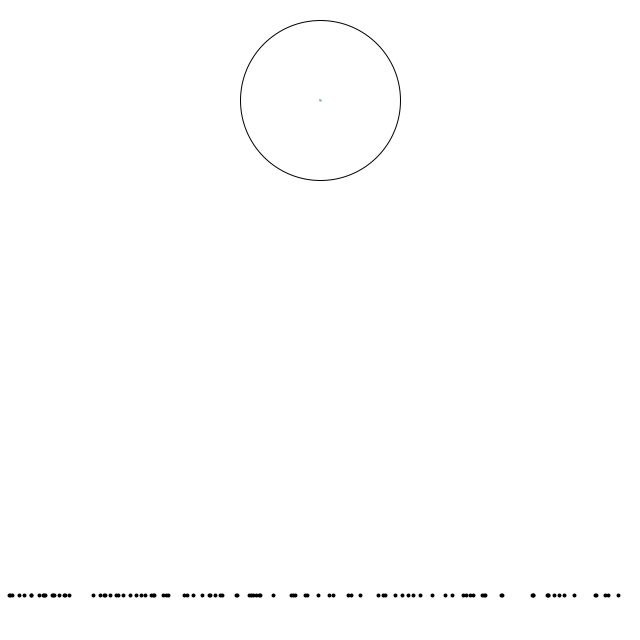
Frame 1 (no input)
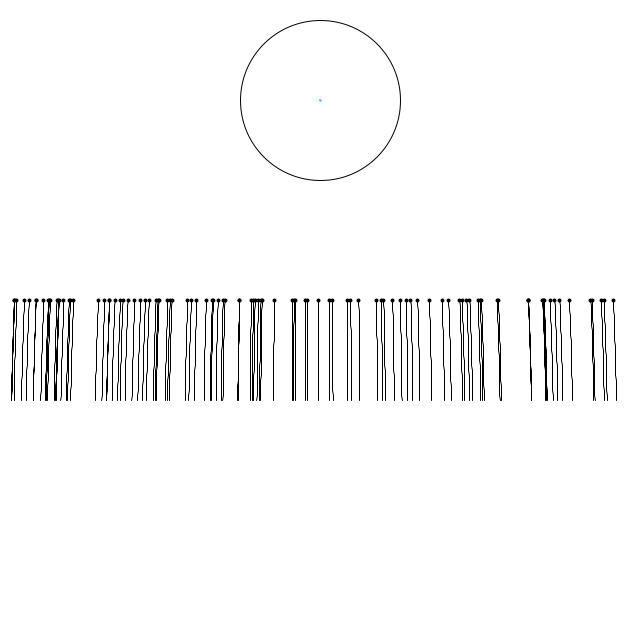
Frame 60 (the mouse pressed at the canvas centre just before this capture)
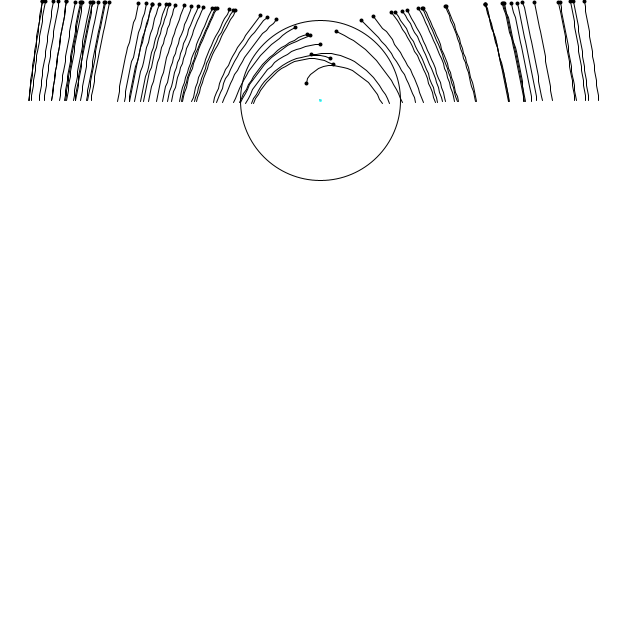
Frame 120 (the mouse held since frame 60 and released just before this capture)

The Processing sketch that drew these frames (run headless with seeded random() and noise(); from frame 60 on, the mouse is pressed at the canvas centre):

// Processing sketch: BlackHoleTest
// ── BlackHoleTest.pde
// The Nature of Code
// Daniel Shiffman
// http://natureofcode.com

// Thank you Chris Orban!
// https://www.asc.ohio-state.edu/orban.14/stemcoding/blackhole.html

Particle[] particles;
Blackhole b;

void setup() {
  size(640, 640);
  b = new Blackhole(320, 100);
  particles = new Particle[100];
  for (int i = 0; i < 100; i++) {
    particles[i] = new Particle(random(width), 600);
  }
}

void draw() {
  background(255);

  for (Particle p : particles) {
    if (isNear(p.position.x, b.position.x, 4) && isNear(p.position.y, b.position.y, 4)){
      // delete the particle that is too close to the black hole.
      // Not sure how to delete but can just skip everything that uses time.
      continue;
    }
    PVector force = b.attract(p);
    p.applyForce(force);
    p.update();

    p.display();

  }
  // moving the blackhole draw so it dosent get drawn for every particle.
  b.display();
}

boolean isNear(float test_val, float near_val, float tol){
    float dist = abs(test_val - near_val);
    if (dist >= tol){
      return false;
    }else{
     return true; 
    }
  }

// ── Blackhole.pde
// The Nature of Code
// Daniel Shiffman
// http://natureofcode.com

// Thank you Chris Orban!
// https://www.asc.ohio-state.edu/orban.14/stemcoding/blackhole.html

final int c = 5;

class Blackhole {
  float mass;    // Mass, tied to size
  float G;       // Gravitational Constant
  PVector position;   // position

  Blackhole(float x, float y) {
    position = new PVector(x, y);
    mass = 100;
    G = 10;
  }

  PVector attract(Particle m) {
    PVector force = PVector.sub(position, m.position);   // Calculate direction of force
    float d = force.mag();                              // Distance between objects
    // d = constrain(d, 5.0, 25.0);                          // Limiting the distance to eliminate "extreme" results for very close or very far objects
    force.normalize();                                  // Normalize vector (distance doesn't matter here, we just want this vector for direction)
    float strength = (G * mass * m.mass) / (d * d);     // Calculate gravitional force magnitude
    force.mult(strength);     // Get force vector --> magnitude * direction
    return force;
  }

  // Method to display
  void display() {
    ellipseMode(CENTER);
    strokeWeight(1);
    stroke(50, 255,255);
    ellipse(position.x, position.y, 2, 2);

    float er = (2 * G * mass) / (c * c);
    //println(er);
    noFill();
    stroke(0);
    ellipse(position.x, position.y, er * 2, er * 2);
  }
}

// ── Particle.pde
// The Nature of Code
// Daniel Shiffman
// http://natureofcode.com

// Thank you Chris Orban!
// https://www.asc.ohio-state.edu/orban.14/stemcoding/blackhole.html

class Particle {

  PVector position;
  PVector velocity;
  PVector acceleration;
  ArrayList<PVector> trail;
  float mass;

  Particle(float x, float y) {
    position = new PVector(x, y);
    velocity = new PVector(0, -c);
    acceleration = new PVector(0, 0);
    this.trail = new ArrayList<PVector>();
    mass = 1;
  }

  void applyForce(PVector force) {
    PVector f = PVector.div(force, mass);
    acceleration.add(f);
  }

  boolean isDone() {
    if (position.y <= 0 || position.x <= 0) return true;
    if (position.y >= height || position.x >= width) return true;
    return false;
  }

  void update() {
    velocity.add(acceleration);
    velocity.limit(c);
    position.add(velocity);
    if (this.trail.size() > 20) this.trail.remove(0);
    this.trail.add(position.copy());
    acceleration.mult(0);
  }

  void drawTrail() {
    noFill();
    strokeWeight(1);
    beginShape();
    for (PVector p : this.trail) {
      vertex(p.x, p.y);
    }
    endShape();
  }

  void display() {
    drawTrail();
    stroke(0);
    strokeWeight(2);
    fill(127);
    ellipse(position.x, position.y, 2, 2);
  }
}
